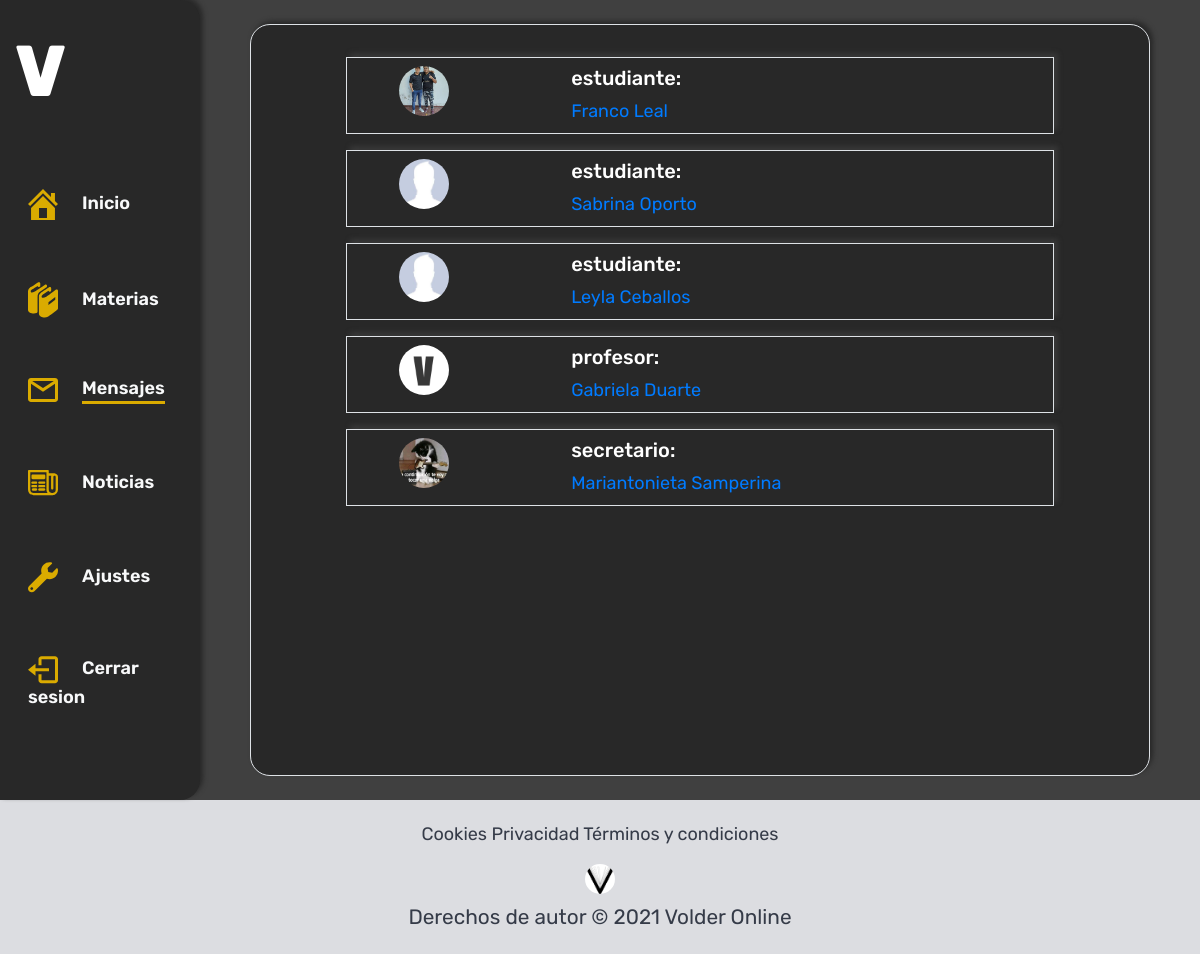
/mensajes/bandeja_de_entrada (signed in), run on the app's committed database.
### mensajes/models.py (models this page shows, shortened)
class Grupo_chat(models.Model):
    persona1 = models.ForeignKey(User, on_delete = models.CASCADE,related_name='persona1')
    persona2 = models.ForeignKey(User, on_delete = models.CASCADE,related_name='persona2')

### usuarios/models.py (models this page shows, shortened)
class Estudiante(models.Model):
    user = models.OneToOneField(User, on_delete = models.CASCADE)
    nombre = models.CharField(max_length=50)
    apellido = models.CharField(max_length=50)
    dni = models.IntegerField(unique=True)
    curso = models.ForeignKey(Cursoos, on_delete = models.CASCADE, null=True, blank=True)
    foto =  models.ImageField(upload_to="fotos_de_perfil/estudiante", null=True, blank=True)
    class Meta():
        ordering = ['apellido']
    def __str__(self):
        nombre_y_apellido = self.nombre + " " + self.apellido
        return nombre_y_apellido
    @property
    def imageURL(self):
        try:
            url = self.foto.url
        except:
            url = "/static/img/fotoPerfil.jpg"
        return url

class Profesor(models.Model):
    user = models.OneToOneField(User, on_delete = models.CASCADE)
    nombre = models.CharField(max_length=50)
    apellido = models.CharField(max_length=50)
    dni = models.IntegerField(unique=True)
    foto =  models.ImageField(upload_to="fotos_de_perfil/profesor", null=True, blank=True)
    class Meta():
        ordering = ['apellido']
    def __str__(self):
        nombre_y_apellido = self.nombre + " " + self.apellido
        return nombre_y_apellido
    @property
    def imageURL(self):
        try:
            url = self.foto.url
        except:
            url = "/static/img/fotoPerfil.jpg"
        return url

class Secretario(models.Model):
    user = models.OneToOneField(User, on_delete = models.CASCADE)
    nombre = models.CharField(max_length=50)
    apellido = models.CharField(max_length=50)
    foto =  models.ImageField(upload_to="fotos_de_perfil/secretario", null=True, blank=True)
    def __str__(self):
        nombre_y_apellido = self.nombre + " " + self.apellido
        return nombre_y_apellido
    @property
    def imageURL(self):
        try:
            url = self.foto.url
        except:
            url = "/static/img/fotoPerfil.jpg"
        return url

### mensajes/views.py (the view)
# urls.py: path('bandeja_de_entrada', views.bandeja_de_entrada, name="bandeja_de_entrada"),
def bandeja_de_entrada(request):
    if hasattr(request.user, 'estudiante'):
        extend = "volder/base.html"
    elif hasattr(request.user, 'profesor'):
        extend = "profesor/base.html"
    elif hasattr(request.user, 'preceptor'):
        extend = "preceptor/base.html"
    else:
        extend = "secretario/base.html"
    grupos = []
    try:
        grupos += Grupo_chat.objects.filter(persona1=request.user)
    except:
        pass
    try:
        grupos += Grupo_chat.objects.filter(persona2=request.user)
    except:
        pass
    if grupos == []:
        messages.success(request, f'Aun no tiene mensajes :(')
    cont = {
        "grupos":grupos,
        "extend":extend,
    }
    return render(request,"mensajes/bandeja_de_entrada.html", cont)

### mensajes/templates/mensajes/bandeja_de_entrada.html (shortened to what this page needs)
{% extends extend %}
{% load static %}
{% block content %}
    <div class="mid-contenido mid-contenido-animacion border col-12 col-md-9 mx-auto my-4 p-4">
        {% for grupo in grupos %}
            <div class="row">
                <div class="charla col-10 mx-auto border my-2 p-2">
                    <div class="row">
                        {% if user != grupo.persona1 %}
                            {% if grupo.persona1.secretario %}
                                    <div class="col-2 mx-auto">
                                        <img src="{{grupo.persona1.secretario.imageURL}}" alt="">
                                    </div>
                                    <div class="col-8 mx-auto">
                                            <p class="h5"> secretario: </p>
                                            <a class="text-center" href="{{grupo.persona1.id}}">
                                                {{grupo.persona1.secretario}}
                                            </a>
                                    </div>
                                {% endif %}
                            {% else %}
                                {% if grupo.persona2.secretario %}
                                    <div class="col-2 mx-auto">
                                        <img src="{{grupo.persona2.secretario.imageURL}}" alt="">
                                    </div>
                                    <div class="col-8 mx-auto">
                                            <p class="h5"> secretario: </p>
                                            <a class="text-center" href="{{grupo.persona2.id}}">
                                                {{grupo.persona2.secretario}}
                                            </a>
                                    </div>
                                {% elif grupo.persona2.profesor  %}
                                    <div class="col-2 mx-auto">
                                        <img src="{{grupo.persona2.profesor.imageURL}}" alt="">
                                    </div>
                                    <div class="col-8 mx-auto">
                                            <p class="h5"> profesor: </p>
                                            <a href="{{grupo.persona2.id}}">
                                                    {{grupo.persona2.profesor}}
                                            </a>
                                    </div>
                                {% elif grupo.persona2.estudiante  %}
                                    <div class="col-2 mx-auto">
                                        <img src="{{grupo.persona2.estudiante.imageURL}}" alt="">
                                    </div>
                                    <div class="col-8 mx-auto">
                                        <p class="h5"> estudiante:</p>
                                        <a href="{{grupo.persona2.id}}">
                                            {{grupo.persona2.estudiante}}
                                        </a>
                                    </div>
                                {% endif %}
                            {% endif %}
                        </div>
                    </div>
            </div>
        {% endfor %}
    </div>
{% endblock %}

### volder_app/static/css/header_footer.css (style rules this page uses)
:root { --blue: #007bff; --indigo: #6610f2; --purple: #6f42c1; --pink: #e83e8c; --red: #dc3545; --orange: #fd7e14; --yellow: #ffc107; --green: #28a745; --teal: #20c997; --cyan: #17a2b8; --white: #fff; --gray: #6c757d; --primary: #007bff; --secondary: #6c757d; --success: #28a745; --info: #17a2b8; --warning: #ffc107; --danger: #DC3544; --light: #f8f9fa; --dark: #343a40; }

### volder_app/static/css/estudiante/main.css (style rules this page uses)
:root { --naranja:#DAAB00; --negro:#282828; --bg:#404040; --grey:#686868; --white:#FFF; }
* { margin: 0px; padding: 0px; outline: none; }
.row { margin: 0px !important; padding: 0px !important; }
body { font-size: 18px; font-family:'Rubik', sans-serif; }
.contenedor, .container, .mid-contenido, .container-comentario { color: var(--white); border-radius: 20px; background-color: var(--negro); box-shadow: 3px -3px 5px var(--negro); }
.mid-contenido-animacion { padding-top:70px; }

### mensajes/templates/mensajes/bandeja_de_entrada.html (style rules this page uses)
.charla { box-shadow: 4px -4px 5px rgba(85, 85, 85, 0.349); }
.charla img { height: 50px; width: 50px; border-radius: 50%; display: block; }
a { text-decoration: none; }

### data on the page
Grupo_chat: persona2.estudiante.imageURL (picture), persona2.estudiante "Franco Leal"
Grupo_chat: persona2.estudiante "Sabrina Oporto"
Grupo_chat: persona2.estudiante "Leyla Ceballos"
Grupo_chat: persona2.profesor.imageURL (picture), persona2.profesor "Gabriela Duarte"
Grupo_chat: persona1.secretario.imageURL (picture), persona1.secretario "Mariantonieta Samperina"
